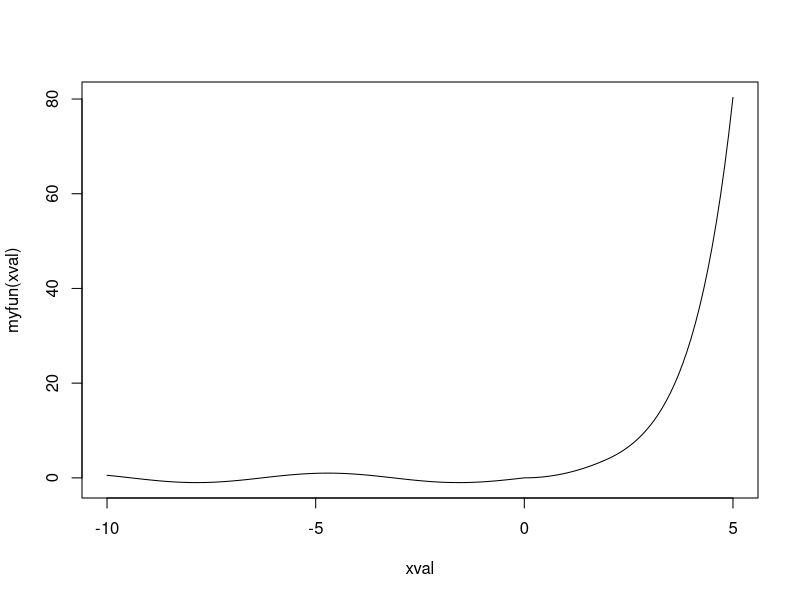

Recreate this plot in R.
# Ejercicio 5

# Definicion de la funcion f(x)
myfun <- function(x){
	ifelse(x<0, sin(x), ifelse(x<2, x^2, 4*exp(x-2)))
}

# Asignamos varios valores a x
xval <- seq(-10, 5, by=0.1)

# Plot de f(x)
plot(x=xval,y=myfun(xval),type="l")